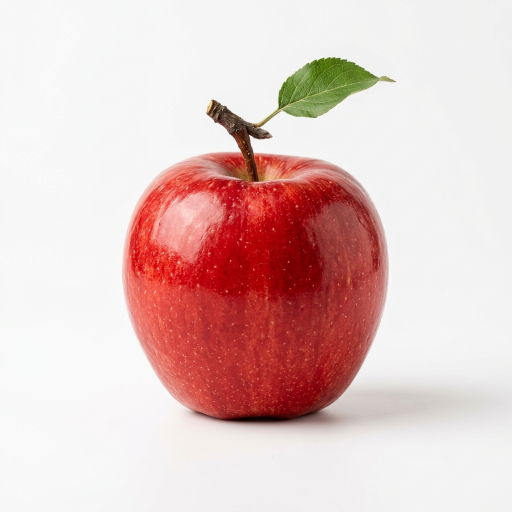
#> input picture apps/backend/test_apple_3_1.jpg, 1024 x 1024 px (shown at 1/2 size); its folder holds only this picture in this run
$ python -i brand_images.py   (imports and definitions only)
#> lines starting #> are read from the running program, lines starting #| are printed output that depends on the picture
#> further down, picture is the input picture: PIL image 1024x1024 RGB; mean R, G, B 226.8, 198.9, 196.6
"""Extract a product's logo + hero from its website for the f1 email.

Pipeline per slot:  fetch candidates -> validate -> normalize -> S3 -> cache.

Every constraint here is read off the live template
(`templates/email/outreach_f1.tpl.html`), not assumed:

    logo   44x44   fixed px, ratio 1:1     — sits on #f4ede6 / #241f1b (dark)
    hero   552x235 fluid,    ratio 2.35:1  — sits on #fbfaf8 / #1f1b18 (dark)

Two constraints drive most of this module:

  * The hero slot is 2.35:1, a cinematic letterbox. A standard og:image is
    1200x630 (1.91:1) — the WRONG shape. Candidates are centre-cropped, never
    squashed, and anything squarer than 1.4:1 is rejected because cropping it
    to 2.35:1 would cut ~40% of the height and decapitate the subject.

  * A transparent PNG logo with dark ink is INVISIBLE on the dark-mode
    masthead. It passes every other check — valid image, right shape, right
    size — and simply disappears. Detected and flattened onto a light plate.

Assets are always re-hosted in S3. Never reference an origin URL in an email:
Microlink CDN links and customer CDNs expire, block referer-less requests and
rate-limit, and a sent email is archived forever.

Contract: never raises. Returns {} / None when unsure.
"""
from __future__ import annotations

import hashlib
import io
import logging
import re
from typing import Any, Dict, List, Optional, Tuple
from urllib.parse import urlparse

log = logging.getLogger("nexus.brand_images")

# --- slot specs, derived from the template ---------------------------------
SLOTS: Dict[str, Dict[str, Any]] = {
    "logo": {
        "target": (88, 88),          # @2x of 44x44
        "ratio": 1.0,
        "accept_ratio": (0.80, 1.25),
        "min_src": (64, 64),
        "max_bytes": 60 * 1024,
        "fmt": "PNG",                # alpha must survive
    },
    "hero": {
        "target": (1104, 470),       # @2x of 552x235
        "ratio": 552 / 235,          # 2.349
        "accept_ratio": (1.40, 3.20),
        "min_src": (600, 250),
        "max_bytes": 400 * 1024,
        "fmt": "JPEG",
    },
}

# Dark-mode masthead surface the logo must stay visible against.
_DARK_SURFACE = (0x24, 0x1F, 0x1B)
_LIGHT_PLATE = (0xFF, 0xFF, 0xFF)

_UA = "Mozilla/5.0 (compatible; PipelytBrandBot/1.0)"


# [182 lines left out: functions _host, _same_site, _fetch, validate_for_slot, _rel_luminance, _needs_light_plate and 1 more, not called in this run]


# ---------------------------------------------------------------------------
# Candidate discovery
# ---------------------------------------------------------------------------
_ICON_RE = re.compile(
    r'<link[^>]+rel=["\'][^"\']*(?:apple-touch-icon|icon)[^"\']*["\'][^>]*>', re.I)
_HREF_RE = re.compile(r'href=["\']([^"\']+)["\']', re.I)
_OG_RE = re.compile(
    r'<meta[^>]+(?:property|name)=["\'](?:og:image|twitter:image)["\'][^>]*content=["\']([^"\']+)["\']',
    re.I)


# [7 lines left out: function _microlink, not called in this run]


# Viewport used for the hero screenshot. Deliberately TALLER than the 2.35:1
# slot so the content-aware crop below has room to skip the site nav and pick
# the best band — a viewport already at slot ratio forces the nav into frame.
# deviceScaleFactor 2 gives a retina-grade source to downscale from.
_HERO_VIEWPORT = "viewport.width=1280&viewport.height=860&viewport.deviceScaleFactor=2"


# [14 lines left out: function _microlink_hero_shot, not called in this run]


# ---------------------------------------------------------------------------
# Content-aware cropping
#
# A homepage screenshot squeezed into a 2.35:1 letterbox by geometry alone
# produces exactly the artefacts that make an email look cheap: the site's nav
# bar riding along the top, headlines sliced in half, CTAs cut off at the
# bottom, and slabs of empty margin. These helpers pick the crop by looking at
# where the content actually is.
# ---------------------------------------------------------------------------
def _row_energy(im) -> List[float]:
    """Per-row edge energy. Text and UI score high; blank rows score ~0."""
    from PIL import ImageFilter
    g = im.convert("L").filter(ImageFilter.FIND_EDGES)
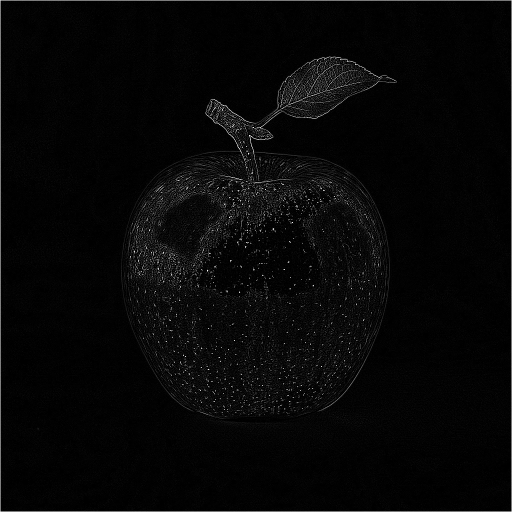
#> g: PIL image 1024x1024 L (shown at 1/2 size); min 0, max 255, mean 6.8
    w, h = g.size
#> w = 1024; h = 1024
    px = g.load()
    step = max(1, w // 400)                      # subsample for speed
#> step = 2
    cols = max(1, len(range(0, w, step)))
#> cols = 512
    return [sum(px[x, y] for x in range(0, w, step)) / cols for y in range(h)]


def _col_energy(im) -> List[float]:
    from PIL import ImageFilter
    g = im.convert("L").filter(ImageFilter.FIND_EDGES)
    w, h = g.size
#> w = 1024; h = 1024
    px = g.load()
    step = max(1, h // 400)
    rows = max(1, len(range(0, h, step)))
#> rows = 512
    return [sum(px[x, y] for y in range(0, h, step)) / rows for x in range(w)]


def _trim_uniform_border(im, thresh: float = 3.0):
    """Drop near-blank rows/columns at the edges — the 'excessive whitespace'
    that makes a captured image look accidental."""
    re_, ce_ = _row_energy(im), _col_energy(im)
#> re_ = 1024 values, max 244.3 at index 0, min 1.73 at index 62, mean 6.89; ce_ = 1024 values, max 247.3 at index 0, min 1.77 at index 1021, mean 7
    w, h = im.size
#> w = 1024; h = 1024
    top = 0
    while top < h - 10 and re_[top] < thresh:
        top += 1
#> this loop made 0 passes
#> after the loop, top = 0
    bot = h - 1
#> bot = 1023
    while bot > top + 10 and re_[bot] < thresh:
        bot -= 1
#> after the loop, bot = 1023
    left = 0
    while left < w - 10 and ce_[left] < thresh:
        left += 1
#> after the loop, left = 0
    right = w - 1
#> right = 1023
    while right > left + 10 and ce_[right] < thresh:
        right -= 1
#> after the loop, right = 1023
    return im.crop((left, top, right + 1, bot + 1))


# [110 lines left out: functions _detect_nav, _best_window, smart_crop_hero, _deep, candidates_for, not called in this run]


def _abs(href: str, base: str) -> str:
    from urllib.parse import urljoin
    return urljoin(base, href)


# ---------------------------------------------------------------------------
# Orchestration
# ---------------------------------------------------------------------------
# [74 lines left out: functions extract_slot, upload_asset, not called in this run]

>>> from PIL import Image
>>> picture = Image.open('../../test_apple_3_1.jpg')
>>> result = _trim_uniform_border(picture)
